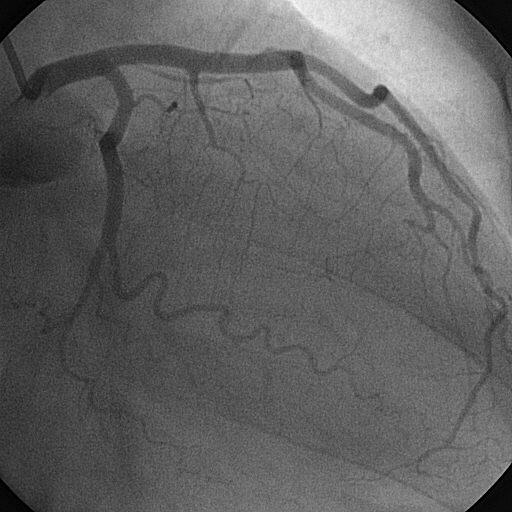
%> input picture Thuat toan chi Tran/Nen Huynh/Result/DDFB_4_stages/test.jpg, 512 x 512 px
$ octave Example.m   (GNU Octave 9; MATLAB toolbox functions it lacks are replaced by stand-ins)
%> lines starting %> are read from the running program, lines starting %| are printed output that depends on the picture
%> further down, I is the input picture: size 512x512 uint8; min 0, max 250, mean 96.2
### Thuat toan chi Tran/Nen Huynh/Result/DDFB_4_stages/homoFilter2.m
function eim = homoFilter2(dim)
%clear all
%read input image
% dim=imread('test.jpg');
% figure, imshow(dim);
cim=double(dim);

[r,c]=size(dim);
%> r = 512; c = 512
cim=cim+1;
% add 1 to pixels to remove 0 values which would result in undefined log values

% natural log
lim=log(cim);
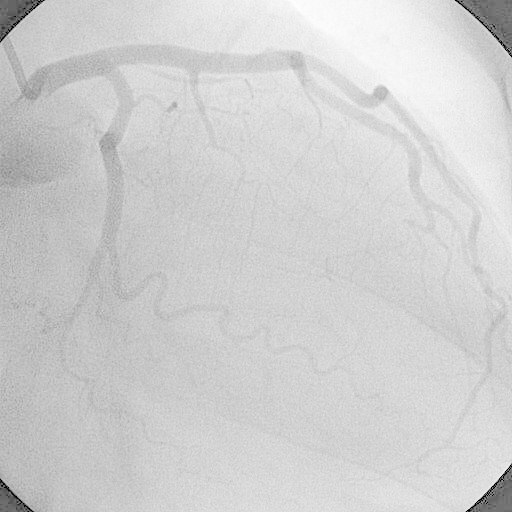
%> lim: size 512x512 double; min 0, max 5.53, mean 4.5; drawn with min black and max white

%2D fft
fim=fft2(lim);

lowg=.9; %(lower gamma threshold, must be lowg < 1)
highg=1.1; %(higher gamma threshold, must be highg > 1)
% make sure the the values are symmetrically differenced

% function call
him=homomorph(fim,lowg,highg);

%inverse 2D fft
ifim=ifft2(him);

%exponent of result
eim=exp(ifim);

% [10 lines of commented-out code are left out]

end

### Thuat toan chi Tran/Nen Huynh/Result/DDFB_4_stages/homomorph.m
function res = homomorph(im,lowg,highg)
%> called with lowg = 0.9, highg = 1.1

% inputs
% im is the result of applying 2D fft on the input image
%lowg is the gammaLow value for homomorphic filtering
%highg is the gammaHigh value for homomorphic filtering

%outputs
% res is the homomorphic filtered image

dif=(highg-lowg); %(gammahigh-gammalow)

sig=15; %sigma of gaussian
[r,c]=size(im);
%> r = 512; c = 512

for i=1:r
    for j=1:c

    p=-(((i-(r/2))^2+(j-(c/2))^2)/(2*(sig^2)));
    k=(1/2*3.14*(sig^2));
    % term=(1-k*exp()) since this is a high pass gaussian filter
    % term=(k*exp()) for low pass gaussian filter
    term(i,j)=(1-k*exp(p) );

    end
end
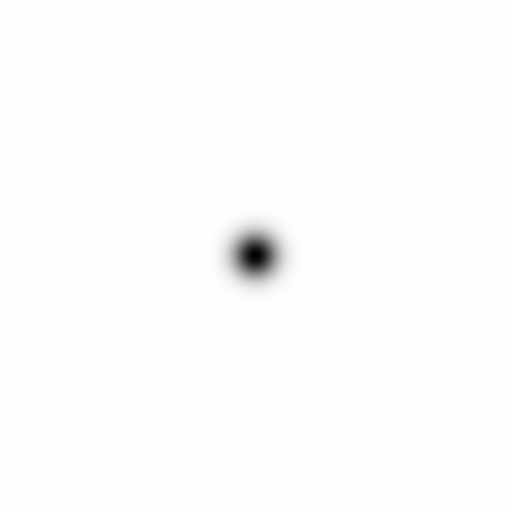
%> term: size 512x512 double; min -352.2, max 1, mean -0.905; drawn with min black and max white


for i=1:r
    for j=1:c
    h(i,j)=(dif*term(i,j))+lowg;

    end
end

for i=1:r
    for j=1:c
    res(i,j)=im(i,j)*h(i,j);

    end
end

### Thuat toan chi Tran/Nen Huynh/Result/DDFB_4_stages/Example.m
clc;
close all ,clear all;

I = imread('test.jpg');
figure, imshow(I);
M = homoFilter2(I);
figure, imshow(uint8(M));
%> (this line was passed over: imshow is not available in this run)

% [11 lines of commented-out code are left out]
%> (the run ends here)
